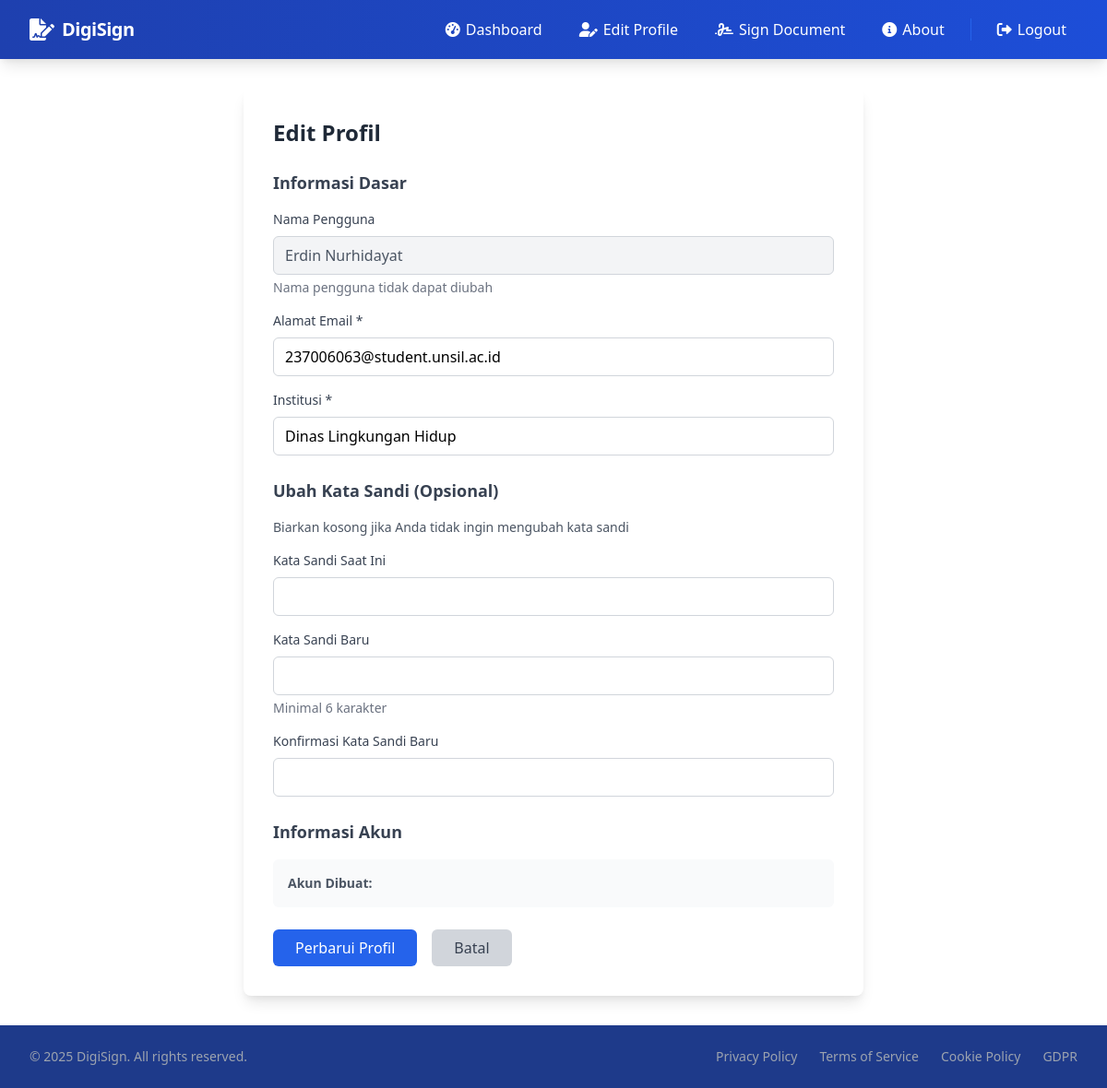
Before: /edit_profile (signed in) with the older database file.
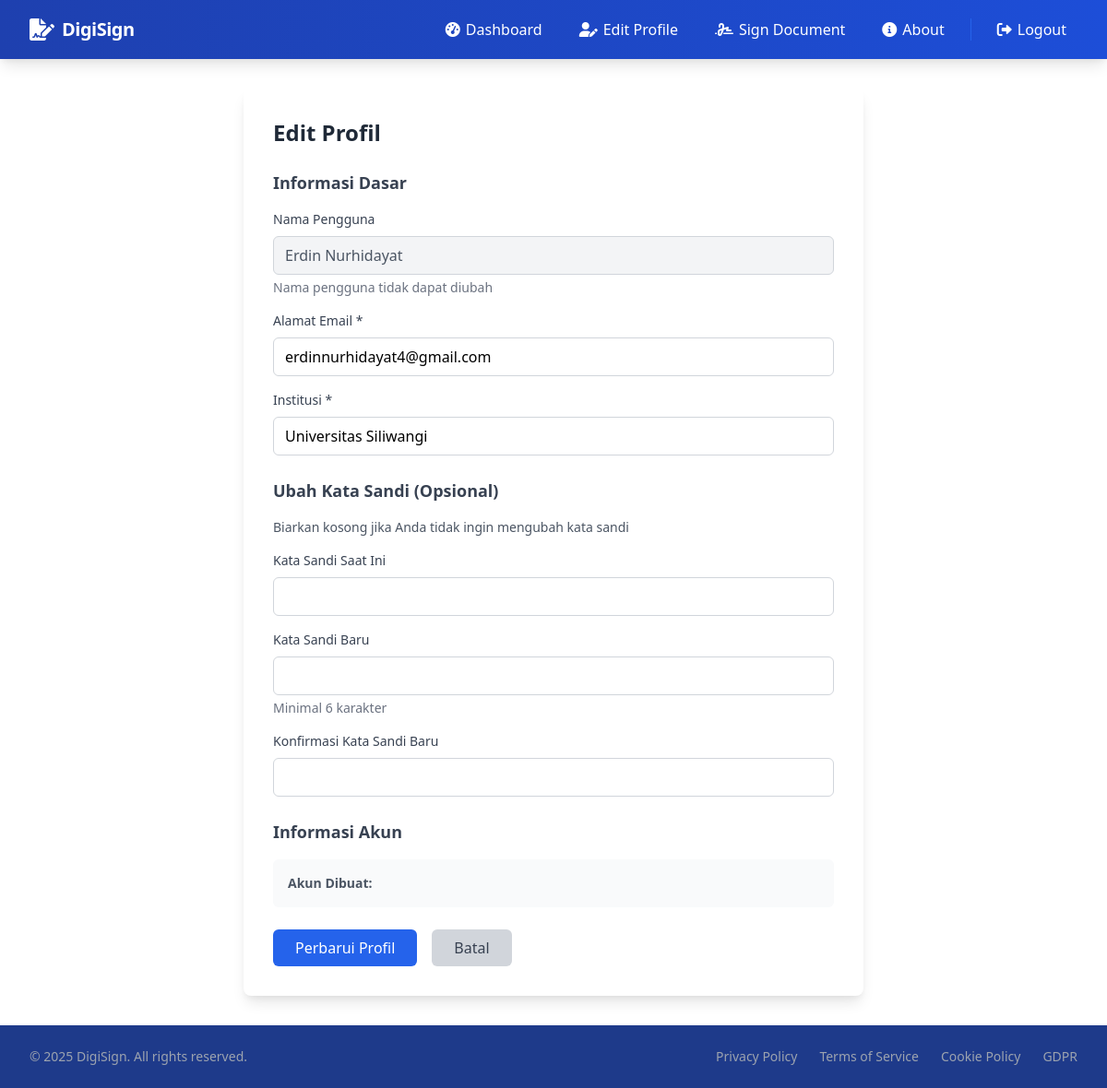
After: the same page with the newer database file.
### app.py (models this page shows)
class User(db.Model):
    id = db.Column(db.Integer, primary_key=True)
    username = db.Column(db.String(80), unique=True, nullable=False)
    password = db.Column(db.String(200), nullable=False)
    public_key = db.Column(db.LargeBinary, nullable=False)
    private_key = db.Column(db.LargeBinary, nullable=False)
    institution = db.Column(db.String(120), nullable=True)
    email = db.Column(db.String(120), nullable=True)

### app.py (the view, shortened to what this page needs)
@app.route('/edit_profile', methods=['GET', 'POST'])
def edit_profile():
    if 'username' not in session:
        flash('Please login to access this page.', 'error')
        return redirect(url_for('login'))
    if request.method == 'GET':
        user = User.query.filter_by(username=session['username']).first()
        if user:
            return render_template('edit_profile.html', user=user)
        else:
            flash('User not found.', 'error')
            return redirect(url_for('index'))  # atau url_for('dashboard')

### app.py (called while the page is built)
@app.context_processor
def inject_now():
    return {'now': datetime.utcnow}

### templates/edit_profile.html (shortened to what the changed rows need)
{% extends "base.html" %}
{% block content %}
<div class="max-w-2xl mx-auto">
    <div class="bg-white p-8 rounded-lg shadow-lg">
        <h2 class="text-2xl font-bold text-gray-800 mb-6">Edit Profil</h2>
        <form method="POST" action="{{ url_for('edit_profile') }}">
            <div class="mb-6">
                <div class="mb-4">
                    <label for="username" class="block text-sm font-medium text-gray-700 mb-2">Nama Pengguna</label>
                    <input type="text" id="username" name="username" value="{{ user.username }}"
                           class="w-full px-3 py-2 bg-gray-100 border border-gray-300 rounded-md text-gray-600"
                           disabled readonly>
                    <p class="mt-1 text-sm text-gray-500">Nama pengguna tidak dapat diubah</p>
                </div>
                <div class="mb-4">
                    <label for="email" class="block text-sm font-medium text-gray-700 mb-2">Alamat Email *</label>
                    <input type="email" id="email" name="email" value="{{ user.email }}" required
                           class="w-full px-3 py-2 border border-gray-300 rounded-md focus:outline-none focus:ring-2 focus:ring-blue-500">
                </div>
                <div class="mb-4">
                    <label for="institution" class="block text-sm font-medium text-gray-700 mb-2">Institusi *</label>
                    <input type="text" id="full_name" name="institution" value="{{ user.institution }}" required
                           class="w-full px-3 py-2 border border-gray-300 rounded-md focus:outline-none focus:ring-2 focus:ring-blue-500">
                </div>
            </div>
        </form>
    </div>
</div>
{% endblock %}

Changed rows visible on the page:
changed User "Erdin Nurhidayat": email "237006063@student.unsil.ac.id" → "erdinnurhidayat4@gmail.com"; institution "Dinas Lingkungan Hidup" → "Universitas Siliwangi"
